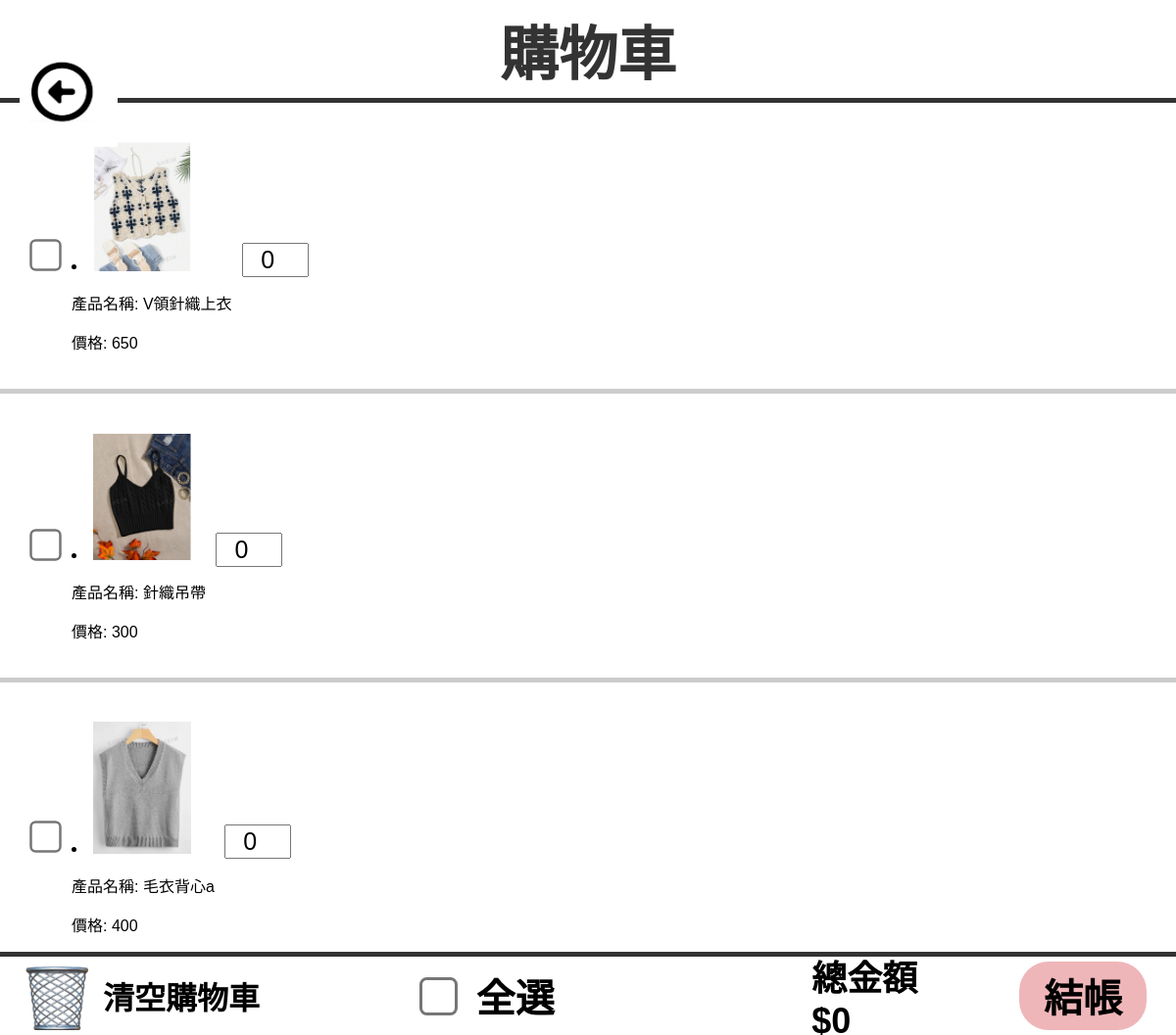
/shopcar/ (signed in), run on an earlier commit of the app's database.
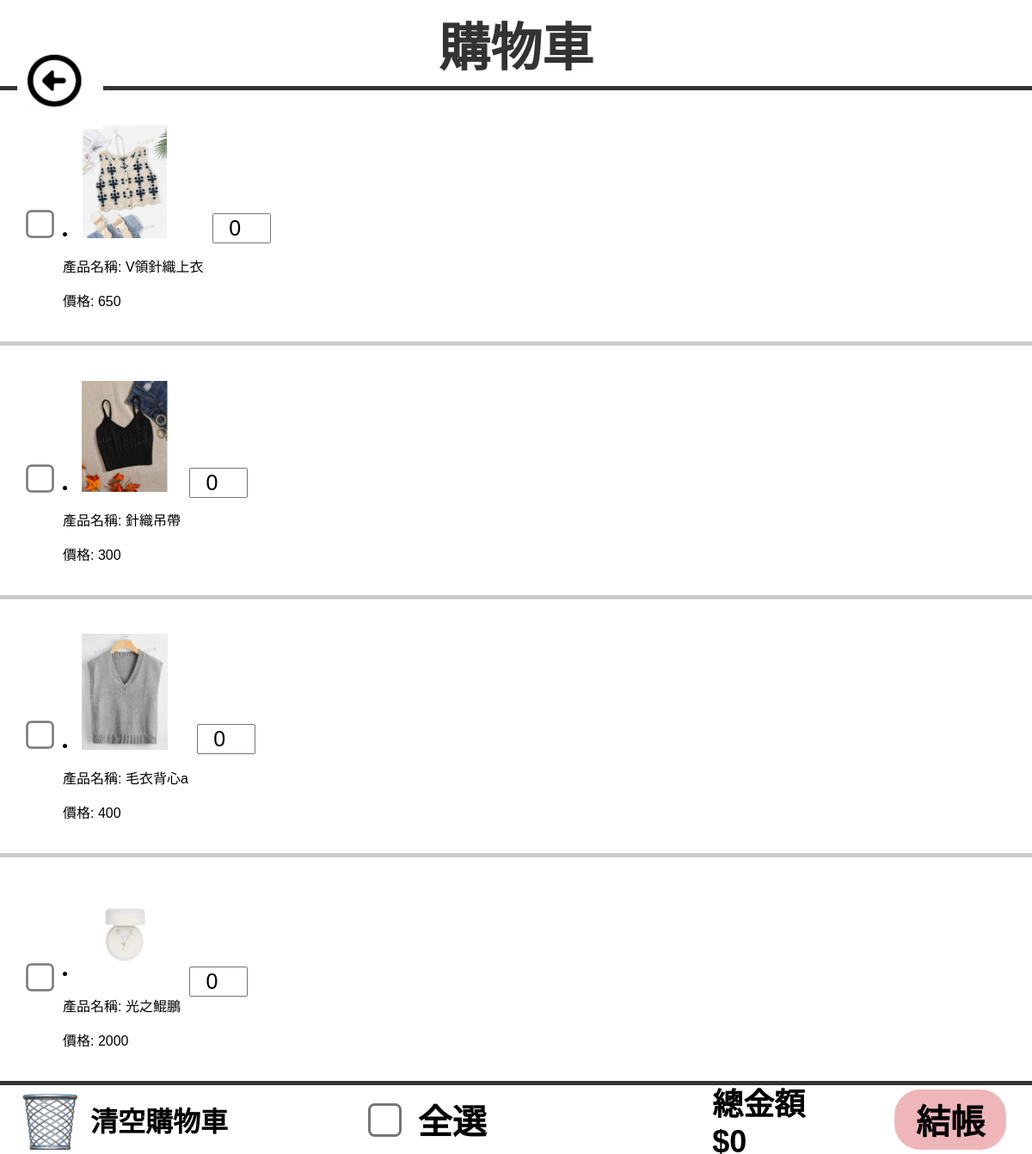
And on a later commit of the database.
### mysite/models.py (models this page shows, shortened)
class shoppingCart(models.Model):
    member_id = models.ForeignKey(Member, on_delete=models.CASCADE)#on_delete=models.CASCADE 就是檢查參照完整性
    product_id = models.ForeignKey(Product,on_delete=models.CASCADE)
    orderQua = models.CharField(max_length=10,default=0)

class Product(models.Model):
    name = models.CharField(max_length=100)
    image = models.ImageField(upload_to='product_images/', default='default.jpg')  # 定義默認值
    price = models.CharField(max_length=20,default='0')
    color = models.CharField(max_length=20,default='商品顏色')
    description = models.TextField()
    quantity = models.IntegerField(default=0)
    category = models.CharField(max_length=10,default="man")

### mysite/views.py (the view)
# urls.py: path('shopcar/',mv.shopcar,name="shopcar"),
def shopcar(request):
    member_id = request.user.id
    if member_id:
        cart_items = shoppingCart.objects.filter(member_id_id=member_id)
        return render(request, 'shopcar.html', {'cart_items': cart_items})
    else:
        return redirect('login')

### templates/shopcar.html (shortened to what this page needs)
{% load static %}
<!DOCTYPE html>
<html lang="en">
<head>
    <link rel="stylesheet" href="{% static 'css/shopcar.css' %}">
</head>
<body>
    <div class="top">
        <a href="{% url 'home' %}">
        <img class="back" src="{% static 'images/back.png' %}" alt="">
        </a>
        <p id="tt">購物車</p>
    </div>
    {% for item in cart_items %}
    <div class="product">
        <div class="pro1">
            <tr>
                <input class="check" type="checkbox" name="item1"  onchange="calculateTotal(); checkAllSelected()">
            <li>
                <img src="{{ item.product_id.image.url }}" alt="{{ item.product_id.name }}" style="width: 100px; height: auto;">
                <p>產品名稱: {{ item.product_id.name }}</p>
                <p>價格: {{ item.product_id.price }}</p>
            </li>
                    <div class="quantity-container">
                        <input type="number" class="quantity" id="quantity1" name="quantity1" min="0" max="100" value="0" onchange="calculateTotal()">
                    </div>
                </div>
                {% endfor %}
        </div>
        <div class="bottom">
            <div class="trash-b" onclick="resetCart()">
                <img class="trash" src="{% static 'images/trash.png' %}" alt="">
                <p id="trash-t">清空購物車</p>
            </div>
            <div class="all-b">
                <input id="check-all" type="checkbox" name="itemAll" onclick="toggleAll(this)">
                <p id="all-t">全選</p>
            </div>
            <div class="tot-b">
                <p id="tot-t">總金額$0</p>
                <a href="{% url 'pay' %}">
                <button type="button" id="tot-bu">結帳</button>
                </a>
            </div>
        </div>
    </div>
</body>
</html>

### static/css/shopcar.css (style rules this page uses)
body { font-family: Arial, sans-serif; background-color: #f9f9f9; margin: 0; padding: 0; }
.top { width: 100%; height: 100px; display: flex; align-items: center; justify-content: center; position: relative; border-bottom: 5px solid #333; background-color: #fff; }
.back { width: 100px; height: 100px; position: absolute; left: 20px; cursor: pointer; }
#tt { font-size: 60px; font-weight: bolder; color: #333; }
.product { width: 100%; padding: 20px 0; background-color: #fff; }
.pro1 { display: flex; align-items: center; border-bottom: 5px solid #ccc; padding: 20px; }
.check { transform: scale(2.5); margin-right: 20px; margin-left: 20px; }
.quantity-container { display: flex; align-items: center; margin-top: 10px; }
.quantity-container input { width: 60px; text-align: center; margin: 0 10px; font-size: 25px; }
.bottom { width: 100%; height: 80px; display: flex; align-items: center; border-top: 5px solid #333; position: fixed; bottom: 0; left: 0; background-color: white; padding: 0 20px; }
.trash-b { display: flex; align-items: center; cursor: pointer; flex: 1; }
.trash-b img { width: 70px; height: 70px; }
#trash-t { font-size: 32px; font-weight: bold; margin-left: 15px; }
.all-b { display: flex; align-items: center; margin-left: 25px; flex: 1; }
#check-all { transform: scale(3); margin-right: 32px; }
#all-t { font-size: 40px; font-weight: bold; }
.tot-b { display: flex; align-items: center; flex: 1; justify-content: flex-end; }
#tot-t { font-size: 36px; font-weight: bold; margin-right: 80px; }
#tot-bu { width: 130px; height: 70px; font-size: 40px; margin-right: 50px; background-color: rgb(239, 182, 185); border: none; border-radius: 30px; font-weight: bold; cursor: pointer; }

What changed in the data, as far as the page shows it:
added shoppingCart: product_id.image (picture), product_id.name "光之鯤鵬", product_id.price "2000"
